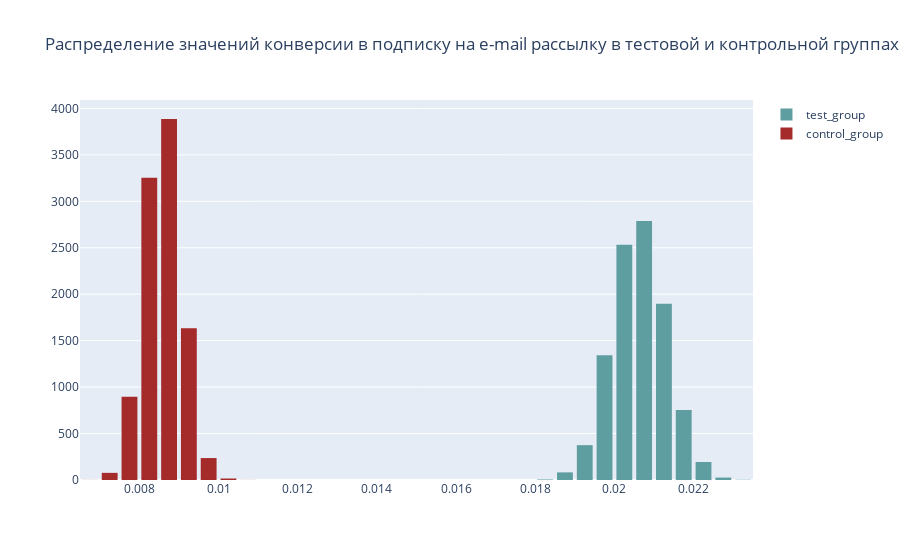

Write notebook code for a chart like this one.
### Markdown cell above
Применим метод бустрэп-семплирования.

### Code cell
# импортируем библиотеку tqdm
from tqdm import tqdm
# создаем списки со значениями конверсии в тестовой и контрольной 
# группах в период тестирования
test_all_values = data[data['Group Type'] == 'test']['Conversion'].values.tolist()
control_all_values = data[data['Group Type'] == 'control']['Conversion'].values.tolist()
# создаем пустые списки, где будут находиться значения конверсии в группах
sample_mean_test = []
sample_mean_control = []

# устанавливаем seed
np.random.seed(2)

# 10 000 раз берем случайные выборки из 300 значений конверсий тестовой и контрольной групп, 
# среднее каждой выборки сохраняем в созданных списках 
for i in tqdm(range(10000)):
    sample = np.random.choice(test_all_values, size = 300)
    sample_mean_test.append(np.mean(sample))
    
    sample = np.random.choice(control_all_values, size=300)
    sample_mean_control.append(np.mean(sample))

# создаем визуализацию распределения конверсии в тестовой и контрольной группах
import plotly.graph_objects as go

fig = go.Figure()
fig.add_trace(go.Histogram(x=sample_mean_test, 
                           name='test_group',
                           marker_color="cadetblue"))
fig.add_trace(go.Histogram(x=sample_mean_control, 
                           name='control_group',
                           marker_color="brown"))

fig.update_layout(title_text='Распределение значений конверсии в подписку на e-mail рассылку в тестовой и контрольной группах', 
                  showlegend=True)

fig.show()

### Figure 1 — Plotly figure (JSON) as saved in the notebook; plotly's stock layout.template omitted (floating-point values rounded to 4 significant figures; data arrays with more than 128 entries replaced by an {"elided": "..."} marker saying what was removed)
{"data": [{"marker": {"color": "cadetblue"}, "name": "test_group", "type": "histogram", "x": {"elided": "10000 float values"}}, {"marker": {"color": "brown"}, "name": "control_group", "type": "histogram", "x": {"elided": "10000 float values"}}], "layout": {"showlegend": true, "title": {"text": "Распределение значений конверсии в подписку на e-mail рассылку в тестовой и контрольной группах"}}}
